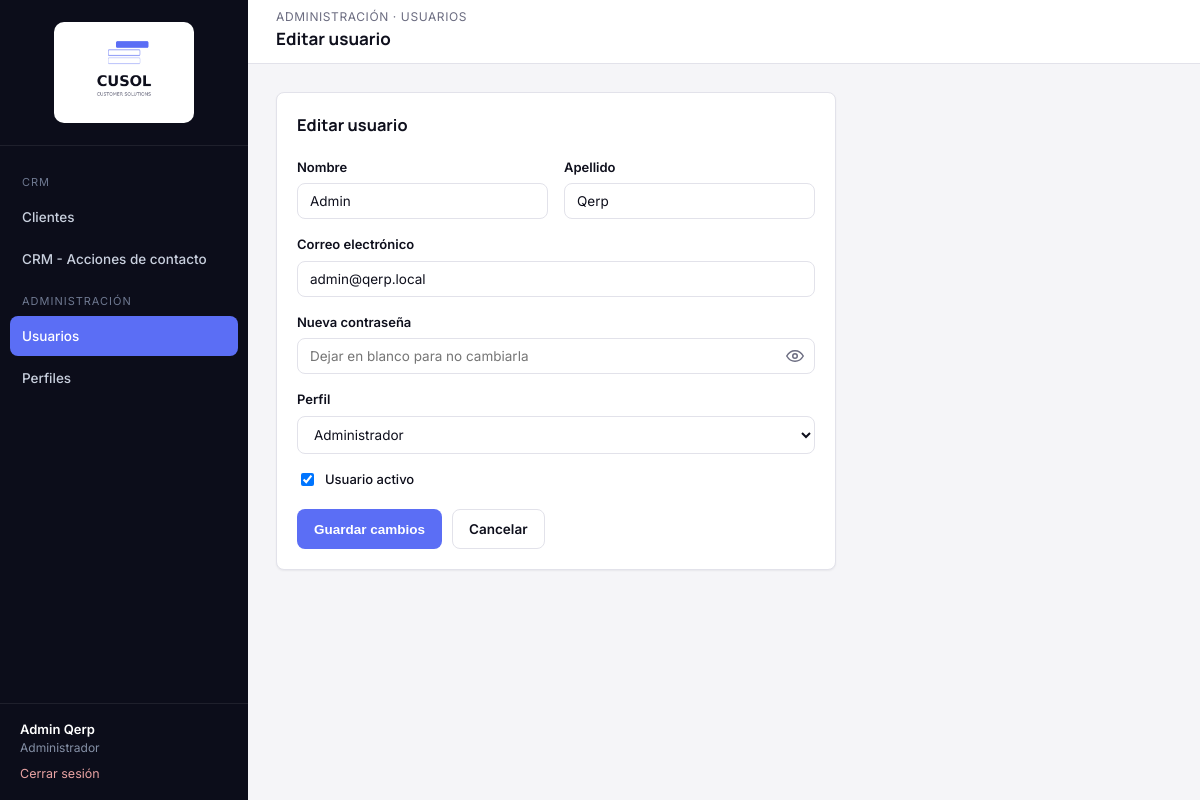
The page /modules/usuarios/editar.php?id=1 (signed in) on the database its author committed.
### tables this page shows
CREATE TABLE qerp_secciones (
  id INT PRIMARY KEY AUTO_INCREMENT,
  nombre VARCHAR(100) NOT NULL,
  slug VARCHAR(100) NOT NULL UNIQUE,
  icono VARCHAR(50) DEFAULT NULL,
  grupo VARCHAR(50) NOT NULL DEFAULT 'General',
  orden INT DEFAULT 0
);

CREATE TABLE qerp_usuarios (
  id INT PRIMARY KEY AUTO_INCREMENT,
  nombre VARCHAR(100) NOT NULL,
  apellido VARCHAR(100) NOT NULL,
  mail VARCHAR(150) NOT NULL UNIQUE,
  password VARCHAR(255) NOT NULL,
  perfil_id INT DEFAULT NULL,
  activo TINYINT(1) NOT NULL DEFAULT 1,
  ultimo_acceso DATETIME DEFAULT NULL,
  creado_en DATETIME DEFAULT CURRENT_TIMESTAMP,
  FOREIGN KEY (perfil_id) REFERENCES qerp_perfiles(id) ON DELETE SET NULL
);

CREATE TABLE qerp_perfiles (
  id INT PRIMARY KEY AUTO_INCREMENT,
  nombre VARCHAR(50) NOT NULL,
  descripcion VARCHAR(255) DEFAULT NULL,
  activo TINYINT(1) NOT NULL DEFAULT 1,
  solo_ve_sus_clientes TINYINT(1) NOT NULL DEFAULT 0,
  creado_en DATETIME DEFAULT CURRENT_TIMESTAMP
);

### includes/funciones.php (called while the page is built, shortened)
<?php
function estaLogueado(): bool
{
    return isset($_SESSION['usuario_id']);
}
function usuarioActual(): ?array
{
    return [
        'id'         => $_SESSION['usuario_id'],
        'nombre'     => $_SESSION['usuario_nombre'],
        'apellido'   => $_SESSION['usuario_apellido'],
        'mail'       => $_SESSION['usuario_mail'],
        'perfil_id'  => $_SESSION['perfil_id'],
        'perfil'     => $_SESSION['perfil_nombre'],
    ];
}
function tienePermiso(PDO $pdo, string $slugSeccion, string $accion = 'ver'): bool
{
    $accionesValidas = ['ver', 'crear', 'editar', 'eliminar'];
    static $cache = [];
    $clave = $_SESSION['perfil_id'] . '-' . $slugSeccion;
    if (!isset($cache[$clave])) {
        $stmt = $pdo->prepare(
            "SELECT pp.ver, pp.crear, pp.editar, pp.eliminar
             FROM qerp_perfil_permisos pp
             INNER JOIN qerp_secciones s ON s.id = pp.seccion_id
             WHERE pp.perfil_id = :perfil_id AND s.slug = :slug
             LIMIT 1"
        );
        $stmt->execute([
            ':perfil_id' => $_SESSION['perfil_id'],
            ':slug'      => $slugSeccion,
        ]);
        $cache[$clave] = $stmt->fetch() ?: ['ver' => 0, 'crear' => 0, 'editar' => 0, 'eliminar' => 0];
    }
    return (bool) $cache[$clave][$accion];
}
function requerirPermiso(PDO $pdo, string $slugSeccion, string $accion = 'ver'): void
{
    if (!tienePermiso($pdo, $slugSeccion, $accion)) {
        http_response_code(403);
        include __DIR__ . '/../includes/403.php';
        exit;
    }
}
function e(?string $valor): string
{
    return htmlspecialchars($valor ?? '', ENT_QUOTES, 'UTF-8');
}
function obtenerSeccionesMenu(PDO $pdo): array
{
    $stmt = $pdo->query('SELECT * FROM qerp_secciones ORDER BY orden ASC');
    return $stmt->fetchAll();
}

### modules/usuarios/editar.php (the view, shortened to what this page needs)
<?php
require_once __DIR__ . '/../../config/conexion.php';
require_once __DIR__ . '/../../includes/funciones.php';
requerirPermiso($pdo, 'usuarios', 'editar');
$slugSeccionActual = 'usuarios';
$id = (int) ($_GET['id'] ?? 0);
$stmt = $pdo->prepare('SELECT * FROM qerp_usuarios WHERE id = :id');
$stmt->execute([':id' => $id]);
$usuario = $stmt->fetch();
$perfiles = $pdo->query("SELECT id, nombre FROM qerp_perfiles WHERE activo = 1 ORDER BY nombre")->fetchAll();
$datos = [
    'nombre'    => $usuario['nombre'],
    'apellido'  => $usuario['apellido'],
    'mail'      => $usuario['mail'],
    'perfil_id' => $usuario['perfil_id'],
    'activo'    => $usuario['activo'],
];
include __DIR__ . '/../../includes/header.php';
?>
<div class="card" style="max-width:560px;">
    <div class="card-header"><h3>Editar usuario</h3></div>
    <form method="post">
        <div class="fila-form">
            <div class="campo">
                <label for="nombre">Nombre</label>
                <input type="text" id="nombre" name="nombre" value="<?= e($datos['nombre']) ?>" required>
            </div>
            <div class="campo">
                <label for="apellido">Apellido</label>
                <input type="text" id="apellido" name="apellido" value="<?= e($datos['apellido']) ?>" required>
            </div>
        </div>
        <div class="campo">
            <label for="mail">Correo electrónico</label>
            <input type="email" id="mail" name="mail" value="<?= e($datos['mail']) ?>" required>
        </div>
        <div class="campo">
            <label for="password">Nueva contraseña</label>
            <div class="input-password">
                <input type="password" id="password" name="password" minlength="6" placeholder="Dejar en blanco para no cambiarla">
                <?php include __DIR__ . '/../../includes/boton-ojo.php'; ?>
            </div>
        </div>
        <div class="campo">
            <label for="perfil_id">Perfil</label>
            <select id="perfil_id" name="perfil_id">
                <?php foreach ($perfiles as $p): ?>
                    <option value="<?= (int) $p['id'] ?>" <?= (string) $p['id'] === (string) $datos['perfil_id'] ? 'selected' : '' ?>>
                        <?= e($p['nombre']) ?>
                    </option>
                <?php endforeach; ?>
            </select>
        </div>
        <div class="campo">
            <label style="display:flex;align-items:center;gap:8px;font-weight:500;">
                <input type="checkbox" name="activo" style="width:auto;" <?= $datos['activo'] ? 'checked' : '' ?>>
                Usuario activo
            </label>
        </div>
        <div style="display:flex; gap:10px; margin-top:20px;">
            <button type="submit" class="btn btn-primary">Guardar cambios</button>
            <a href="index.php" class="btn btn-outline">Cancelar</a>
        </div>
    </form>
</div>
<?php include __DIR__ . '/../../includes/footer.php'; ?>

### includes/sidebar.php (shortened to what this page needs)
<?php
$usuario = usuarioActual();
$secciones = obtenerSeccionesMenu($pdo);
$slugActual = $slugSeccionActual ?? '';
$grupos = [];
foreach ($secciones as $s) {
    $grupos[$s['grupo'] ?? 'General'][] = $s;
}
$ordenGrupos = ['CRM', 'Administración'];
?>
<aside class="qerp-sidebar" id="qerpSidebar">
    <div class="brand">
        <img src="<?= QERP_URL_BASE ?>/assets/img/logo-cusol.png" alt="CUSOL" class="logo-sidebar">
    </div>
    <nav class="qerp-nav">
        <?php foreach ($ordenGrupos as $grupo): ?>
            <?php
                $items = array_filter($grupos[$grupo] ?? [], fn($s) => tienePermiso($pdo, $s['slug'], 'ver'));
            ?>
            <div class="seccion-titulo"><?= e($grupo) ?></div>
            <?php foreach ($items as $s): ?>
                <a href="<?= QERP_URL_BASE ?>/modules/<?= e($s['slug']) ?>/index.php"
                   class="<?= $slugActual === $s['slug'] ? 'activo' : '' ?>">
                    <?= e($s['nombre']) ?>
                </a>
            <?php endforeach; ?>
        <?php endforeach; ?>
    </nav>
    <div class="usuario-box">
        <div class="nombre"><?= e($usuario['nombre'] . ' ' . $usuario['apellido']) ?></div>
        <div class="perfil"><?= e($usuario['perfil']) ?></div>
        <a class="salir" href="<?= QERP_URL_BASE ?>/login/logout.php">Cerrar sesión</a>
    </div>
</aside>

### assets/css/style.css (style rules this page uses)
:root { --bg: #F5F5F8; --surface: #FFFFFF; --ink: #0E0F1C; --muted: #6B6C80; --border: #E2E2EA; --navy: #0C0D1A; --navy-light: #1B1D2E; --navy-hover: #262940; --accent: #5B6EF5; --accent-light: #ECEEFE; --accent-hover: #3A4FD4; --danger: #DC2626; --danger-light: #FDECEC; --success: #15803D; --success-light: #E9F7EE; --warning: #B45309; --warning-light: #FEF3E2; --radius: 8px; --shadow-sm: 0 1px 2px rgba(16, 24, 38, 0.06); --shadow-md: 0 4px 16px rgba(16, 24, 38, 0.08); --sidebar-w: 248px; --header-h: 64px; }
* { box-sizing: border-box; }
html, body { margin: 0; padding: 0; background: var(--bg); color: var(--ink); font-family: 'Inter', -apple-system, BlinkMacSystemFont, 'Segoe UI', sans-serif; font-size: 14px; line-height: 1.5; }
h1, h2, h3, h4 { font-family: 'Manrope', 'Inter', sans-serif; font-weight: 700; color: var(--ink); margin: 0 0 4px 0; }
a { color: var(--accent); text-decoration: none; }
.qerp-sidebar { width: var(--sidebar-w); background: var(--navy); color: #C9D0DE; flex-shrink: 0; position: fixed; top: 0; left: 0; bottom: 0; display: flex; flex-direction: column; }
.qerp-sidebar .brand { display: flex; align-items: center; justify-content: center; padding: 22px 20px; border-bottom: 1px solid rgba(255,255,255,0.08); }
.logo-sidebar { width: 140px; height: auto; background: #fff; border-radius: 10px; padding: 10px 12px; }
.qerp-nav { padding: 16px 10px; flex: 1; overflow-y: auto; }
.qerp-nav .seccion-titulo { text-transform: uppercase; font-size: 11px; letter-spacing: 1px; color: #6E7890; padding: 12px 12px 6px; }
.qerp-nav a { display: flex; align-items: center; gap: 10px; padding: 10px 12px; border-radius: var(--radius); color: #C9D0DE; font-weight: 500; font-size: 13.5px; margin-bottom: 2px; }
.qerp-nav a.activo { background: var(--accent); color: #fff; }
.qerp-sidebar .usuario-box { padding: 16px 20px; border-top: 1px solid rgba(255,255,255,0.08); font-size: 13px; }
.qerp-sidebar .usuario-box .nombre { color: #fff; font-weight: 600; }
.qerp-sidebar .usuario-box .perfil { color: #8590A6; font-size: 12px; }
.qerp-sidebar .usuario-box a.salir { display: inline-block; margin-top: 8px; color: #E9A3A3; font-size: 12.5px; }
.card { background: var(--surface); border: 1px solid var(--border); border-radius: var(--radius); box-shadow: var(--shadow-sm); padding: 20px; }
.card-header { display: flex; align-items: center; justify-content: space-between; margin-bottom: 16px; }
.btn { display: inline-flex; align-items: center; gap: 6px; padding: 9px 16px; border-radius: var(--radius); border: 1px solid transparent; font-size: 13.5px; font-weight: 600; cursor: pointer; text-decoration: none !important; }
.btn-primary { background: var(--accent); color: #fff; }
.btn-outline { background: transparent; border-color: var(--border); color: var(--ink); }
label { display: block; font-size: 13px; font-weight: 600; margin-bottom: 6px; color: var(--ink); }
input[type=text], input[type=email], input[type=password], input[type=date], input[type=datetime-local], select, textarea { width: 100%; padding: 9px 12px; border: 1px solid var(--border); border-radius: var(--radius); font-size: 13.5px; font-family: inherit; color: var(--ink); background: #fff; }
.input-password { position: relative; }
.input-password input { padding-right: 40px; }
.campo { margin-bottom: 16px; }
.fila-form { display: flex; gap: 16px; }
.fila-form .campo { flex: 1; }

### rows shown on the page
qerp_secciones: nombre "Clientes"
qerp_secciones: nombre "CRM - Acciones de contacto"
qerp_secciones: nombre "Usuarios"
qerp_secciones: nombre "Perfiles"
qerp_usuarios: nombre+apellido "Admin Qerp", nombre "Admin", apellido "Qerp", mail "admin@qerp.local", perfil_id "Administrador", activo "☑"

### other values the page prints
$grupo "CRM"
$grupo "ADMINISTRACIÓN"
$usuario['perfil'] "Administrador"
$eyebrowPagina "ADMINISTRACIÓN · USUARIOS"
$tituloPagina "Editar usuario"
